Frame 1 (no input): blank canvas, image omitted
Frame 60 (no input): blank canvas, image omitted
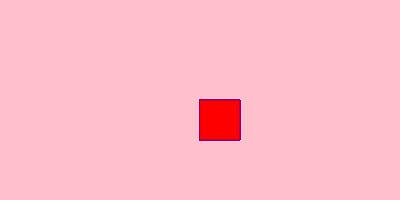
Frame 120 (the mouse pressed at the canvas centre since frame 60)

The p5.js sketch whose frames 1 and 60 were blank and that drew this single picture after the mouse press (run headless with seeded random() and noise() and a simulated clock; from frame 60 on, the mouse is pressed at the canvas centre):

// p5.js sketch
// ── sketch.js
//preparar e rodar um codigo
function setup() {
  createCanvas(400, 200);//criar tela
  background ("pink");
}

//responsável por desenhar
function draw() {
stroke ("purple");
 fill ("red");   
      
  if (mouseIsPressed){
     rect (mouseX,mouseY,40,40) ;
  } 
  } 
      
      
